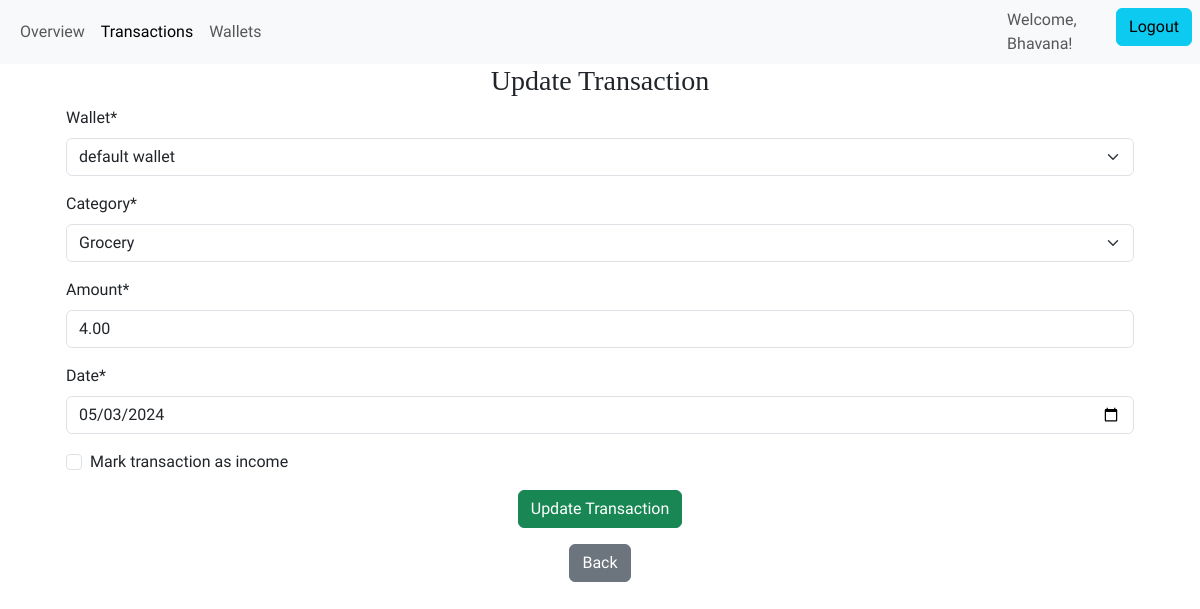
Page /personal/transactions/121/update (signed in) on the committed database.
### expense_tracker/models.py (models this page shows, shortened)
class Transaction(models.Model):
    wallet = models.ForeignKey(
        Wallet, on_delete=models.CASCADE
    )  # One-to-many link to Wallet
    category = models.ForeignKey(
        Category, on_delete=models.SET_NULL, null=True
    )  # Many-to-one link to Category
    amount = models.DecimalField(
        max_digits=10,
        decimal_places=2,
        validators=[MinValueValidator(Decimal("0.00"))],
    )  # Transaction amount
    date = models.DateField()  # Transaction date
    is_income = models.BooleanField(default=False)
    user = models.ForeignKey(User, on_delete=models.CASCADE)

### expense_tracker/views.py (the view)
class UpdateTransaction(LoginRequiredMixin, UpdateView):
    model = Transaction
    form_class = UpdateTransactionForm
    template_name = (
        "expense_tracker/update_transaction.html"  # Template for update form
    )
    success_url = reverse_lazy(
        "list_transaction"
    )  # URL to redirect after successful update
    def get_form_kwargs(self):
        kwargs = super(UpdateTransaction, self).get_form_kwargs()
        kwargs["user"] = self.request.user
        return kwargs

### expense_tracker/forms.py
class UpdateTransactionForm(forms.ModelForm):
    is_income = forms.BooleanField(
        label="Mark transaction as income", required=False
    )
    class Meta:
        model = Transaction
        exclude = ["user"]
        widgets = {
            "date": forms.DateInput(
                attrs={
                    "type": "date",
                    "max": formats.date_format(timezone.now(), "Y-m-d"),
                }
            )
        }
    def __init__(self, *args, **kwargs):
        user = kwargs.pop("user", None)
        print("User:", user)
        super().__init__(*args, **kwargs)  # Initialize the form
        if user is not None:  # Check if user is provided
            self.fields["wallet"].queryset = Wallet.objects.filter(user=user)

### expense_tracker/models.py (called while the page is built)
    def __str__(self):
        return f"{self.name}"  # For readable display

    def __str__(self):
        return self.name  # For readable display

### expense_tracker/templates/expense_tracker/update_transaction.html (shortened to what this page needs)
{% extends "expense_tracker/personal_home.html" %}
{% load static %}
{% load crispy_forms_tags %}
{% block transactions %}active{% endblock %}
{% block content%}
<div class="container text-center">
    <h3>Update Transaction</h3>
    <div class="container text-start ">
        <form method="post">
            {{ form | crispy }}
            <div class="text-center">
                <button type="submit" class="btn btn-success">Update Transaction</button>
            </div>
        </form>
        <div class="container text-center">
            <a href="{% url 'list_transaction' %}" class="btn btn-secondary  my-3" aria-label="back to list of transactions">Back</a>
        </div>
    </div>
</div>
{% endblock %}

### expense_tracker/templates/expense_tracker/personal_home.html (shortened to what this page needs)
{% extends "base.html" %}
{% load static %}
{% block navbar%}
<div class="container-fluid">
    <div class="collapse navbar-collapse" id="navbarSupportedContent">
        <ul class="navbar-nav  mb-2 mb-lg-0 ">
            <li class="nav-item">
                <a class="nav-link {% block overview %}{% endblock %}"
                    href="{% url 'overview' %}"  aria-label="overview" >Overview</a>
            </li>
        </ul>
        <ul class="navbar-nav  mb-2 mb-lg-0 ">
            <li class="nav-item">
                <a class="nav-link {% block transactions %}{% endblock %}"
                    href="{% url 'list_transaction' %}" aria-label="transactions">Transactions</a>
            </li>
        </ul>
        <ul class="navbar-nav  mb-2 mb-lg-0 ">
            <li class="nav-item">
                <a class="nav-link {% block wallets %}{% endblock %}"
                    href="{% url 'list_wallet' %}"  aria-label="wallets">Wallets</a>
            </li>
        </ul>
    </div>
</div>
<ul class="navbar-nav  mb-2 mb-lg-0 ">
    <li class="nav-item">
        <span class="navbar-text">
            Welcome, {{ user.username |title }}!
        </span>
    </li>
    <li class="nav-item">
        <form method="post" action="{% url 'logout' %}">
            <button type="submit" class="btn btn-info mx-2">Logout</button>
        </form>
    </li>
</ul>
{% endblock %}

### expense_tracker/static/expense_tracker/css/base.css (style rules this page uses)
:root { --font-source-sans: "Source Sans 3", sans-serif; --font-libre-baskerville: "Libre Baskerville", serif; }
body { font-family: var(--font-source-sans); }
*, *::before, *::after { box-sizing: border-box; }
h1, h2, h3 { font-family: var(--font-libre-baskerville); }
.navbar-nav .nav-link { position: relative; transition: all 0.3s ease-in-out; }

### rows in the picture
Transaction: wallet "default wallet", category "Grocery", amount "4.00", date "05/03/2024"

### other values in the picture
{{ user.username |title }} "Bhavana"
